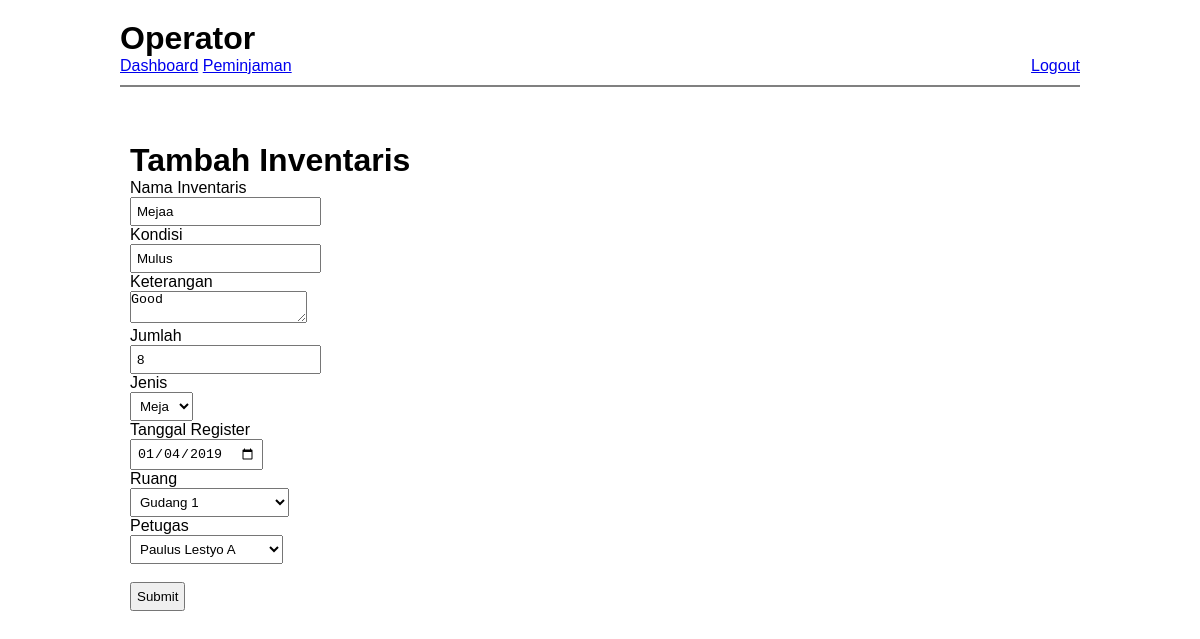
The app's page /admin_edit_inventaris.php?id_inventaris=5e60b59e38b09 (signed in) with its own data.
### tables this page shows
CREATE TABLE `inventaris` (
  `id_inventaris` varchar(255) NOT NULL,
  `nama` varchar(255) NOT NULL,
  `kondisi` varchar(255) NOT NULL,
  `keterangan` varchar(255) NOT NULL,
  `jumlah` int(11) NOT NULL,
  `id_jenis` varchar(255) NOT NULL,
  `tanggal_register` varchar(255) NOT NULL,
  `id_ruang` varchar(255) NOT NULL,
  `kode_inventaris` varchar(255) NOT NULL,
  `id_petugas` varchar(255) NOT NULL
);

### classes/Database.php (called while the page is built)
<?php
class Database{
 	private $db, $result;
	var $host = "localhost";
	var $name = "root";
	var $pass = "";
	var $db_name = "latihan_inventaris";
	function __construct(){
		$this->db = mysqli_connect($this->host, $this->name, $this->pass,$this->db_name);
	}
	function run($query) {
		 return $this->result = mysqli_query($this->db, $query);
	}
	public function escape($name) {
		return $this->db->real_escape_string($name);
	}
}
?>

### classes/Inventaris.php (called while the page is built, shortened)
<?php
require_once 'Database.php';
Class Inventaris extends Database {
	public function get_where($x,$y) {
		$x = $this->escape($x);
		$y = $this->escape($y);
		return $this->run("SELECT * FROM inventaris WHERE $x='$y'");
	}
}
 ?>

### classes/Jenis.php (called while the page is built, shortened)
<?php
require_once 'Database.php';
Class Jenis extends Database {
	public function get_all() {
		return $this->run("SELECT * FROM jenis");
	}
}
 ?>

### classes/Ruang.php (called while the page is built, shortened)
<?php
require_once 'Database.php';
Class Ruang extends Database {
	public function get_all() {
		return $this->run("SELECT * FROM ruang");
	}
}
 ?>

### classes/Petugas.php (called while the page is built, shortened)
<?php
require_once 'Database.php';
Class Petugas extends Database {
	public function get_all() {
		return $this->run("SELECT * FROM petugas");
	}
}
 ?>

### admin_edit_inventaris.php (the view, shortened to what this page needs)
<?php
$inventaris = new Inventaris();
$petugas = new Petugas();
$jenis = new Jenis();
$ruang = new Ruang();
$data = $inventaris->get_where('id_inventaris',$_GET['id_inventaris']);
require_once 'templates/header-admin.php';
 ?>
 <div class="wrapper">
	<h1>Tambah Inventaris</h1>
	<?php foreach ($data as $row) { ?>
	<form method="POST">
		<label for="nama">Nama Inventaris</label><br>
		<input type="text" name="nama" placeholder="Masukan Nama Inventaris" value="<?=$row['nama']?>"><br>
		<label for="kondisi">Kondisi</label><br>
		<input type="text" name="kondisi" placeholder="Masukan Kondisi" value="<?=$row['kondisi']?>"><br>
		<label for="keterangan">Keterangan</label><br>
		<textarea name="keterangan" placeholder="Keterangan"><?=$row['keterangan']?></textarea><br>
		<label for="jumlah">Jumlah</label><br>
		<input type="number" name="jumlah" placeholder="Masukan Angka" min="1" value="<?=$row['jumlah']?>"><br>
		<label for="jenis">Jenis</label><br>
		<select name="jenis">
			<?php foreach ($jenis->get_all() as $row_jenis) { ?>
			<?php $x = $row_jenis['id_jenis'] == $row['id_jenis'] ? 'selected' : '' ?>
				<option value="<?=$row_jenis['id_jenis']?>|<?=$row_jenis['kode_jenis']?>" <?=$x?>><?=$row_jenis['nama_jenis']?></option>
			<?php } ?>
		</select><br>
		<label for="tgl_pinjam">Tanggal Register</label><br>
		<input type="date" name="tgl_register" value="<?=$row['tanggal_register']?>"><br>
		<label for="ruang">Ruang</label><br>
		<select name="ruang">
			<?php foreach ($ruang->get_all() as $row_ruang) { ?>
			<?php $x = $row_ruang['id_ruang'] == $row['id_ruang'] ? 'selected' : '' ?>
				<option value="<?=$row_ruang['id_ruang']?>|<?=$row_ruang['kode_ruang']?>" <?=$x?>><?=$row_ruang['nama_ruang']?></option>
			<?php } ?>
		</select><br>
		<label for="petugas">Petugas</label><br>
		<select name="petugas">
			<?php foreach ($petugas->get_all() as $row_petugas) { ?>
			<?php $x = $row_petugas['id_petugas'] == $row['id_petugas'] ? 'selected' : '' ?>
				<option value="<?=$row_petugas['id_petugas']?>" <?=$x?>><?=$row_petugas['nama_petugas']?></option>
			<?php } ?>
		</select><br>
		<br>
		<input type="submit" name="submit" value="Submit">
	</form>
	<?php } ?>
</body>
</html>

### assets/style.css (style rules this page uses)
* { margin: 0; padding: 0; }
body { font-family: Arial, Helvetica, sans-serif; }
th,td,input,select { padding: 5px; }
.wrapper { margin: 5px; padding: 5px; }

### records on screen
inventaris: nama "Mejaa", kondisi "Mulus", keterangan "Good", jumlah "8", tgl_register "01/04/2019"

### other values on screen
$_SESSION['level'] "Operator"
form field jenis "Meja"
form field ruang "Gudang 1"
form field petugas "Paulus Lestyo A"
